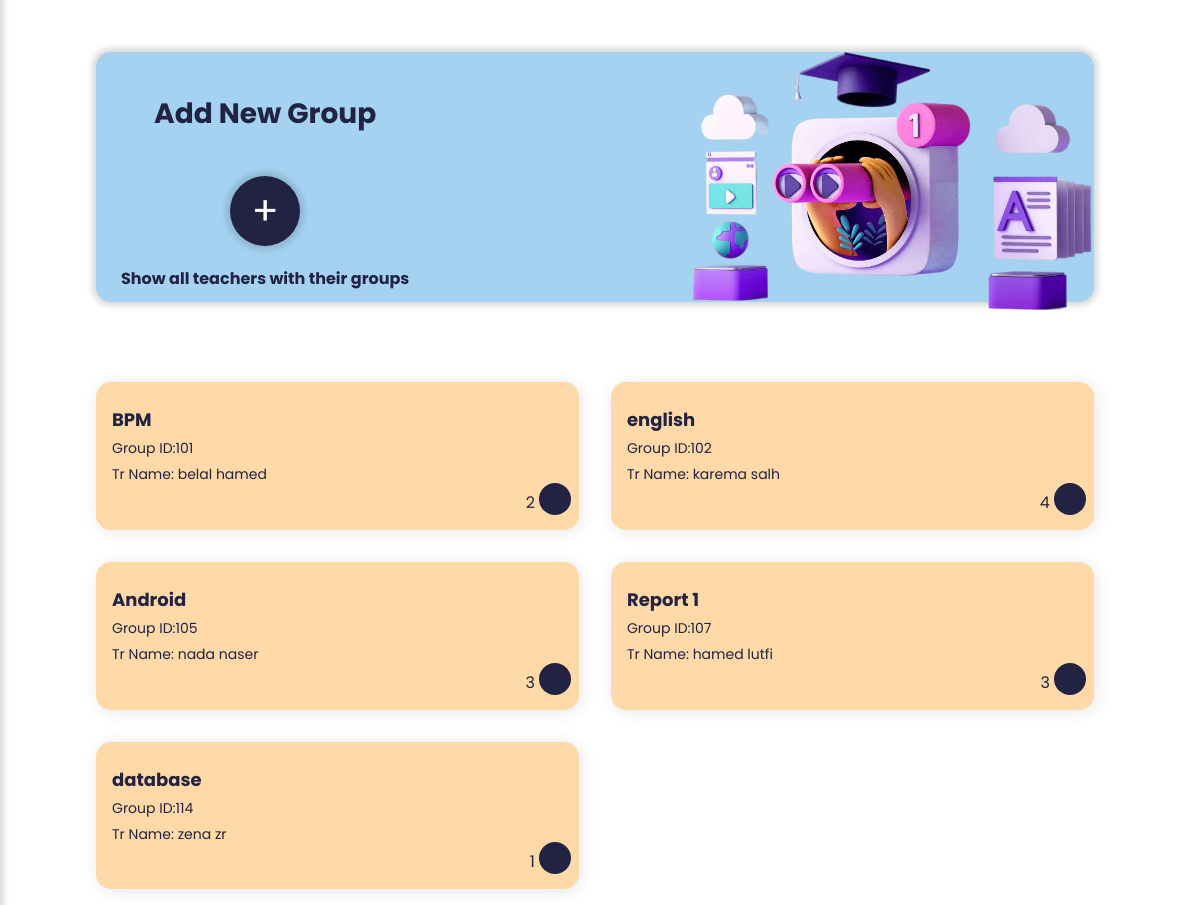
Page /UI/control_panel/groups_control_panel.php (signed in) on the committed database.
### tables this page shows
CREATE TABLE IF NOT EXISTS `groups` (
  `g_no` int(8) NOT NULL AUTO_INCREMENT,
  `tr_id` int(8) NOT NULL,
  `g_name` varchar(25) NOT NULL,
  PRIMARY KEY (`g_no`),
  KEY `tr_id` (`tr_id`)
);

CREATE TABLE IF NOT EXISTS `user` (
  `user_id` int(8) NOT NULL AUTO_INCREMENT,
  `full_name` varchar(50) NOT NULL,
  `password` varchar(225) NOT NULL,
  `u_img` varchar(225) DEFAULT NULL,
  `role` varchar(8) DEFAULT NULL,
  PRIMARY KEY (`user_id`)
);

### DataBase/db.php (called while the page is built, shortened)
<?php
require("Connection.php");
function selectAllGroupInfo(){
    global $conn;
    $sql = "SELECT *,teacher.user_id,user.full_name FROM groups,user,teacher WHERE groups.tr_id=teacher.tr_id AND teacher.user_id=user.user_id;";
    $pre=$conn->prepare($sql);
    $pre->execute();
    $records=$pre->get_result()->fetch_all(MYSQLI_ASSOC);
    return $records;
}

### UI/control_panel/groups_control_panel.php (the view, shortened to what this page needs)
<?php
$groups=selectAllGroupInfo();
?>
<!DOCTYPE html>
<ht7;l.ml lang="en">
    <head>
        <link rel="stylesheet" href="../../css/controlpanel_groups_teacher_student_files.css">
        <link rel="stylesheet" href="https://maxst.icons8.com/vue-static/landings/line-awesome/line-awesome/1.3.0/css/line-awesome.min.css">
    </head>
<body  class="b-white">
<?php include(MAIN_PATH."/common/sidebar.php");  ?>
<header class="main_icon">
</header>
<div class="main-content">
    <div class="header-box">
        <div class="header-box-content">
            <h2>Add New Group</h2><br>
            <a href="<?php echo BASE_URL . '/UI/control_panel/create_group.php' ?>">
                <button class="btn-create">+</button>
            </a>
            <h4 style="margin-top: 20px;"><a href="<?php echo BASE_URL . '/UI/control_panel/teacher_with_group_control_panel.php' ?>" style="color: #222242 ;" class="show_tr_g">Show all teachers with their groups</a></h4>
        </div>
        <img  src="../../sources/image/groups_image_3d.png" >
    </div>
    <main>
        <div class="group-cards">
        <?php foreach($groups as $key => $group):?>
                <div class="group-card">
                <a href="students_in_group_control_panel.php?g_no=<?= $group['g_no']?>">
                    <div class="group-card-info">
                        <h3><?php echo $group['g_name'] ?></h3>
                        <p>Group ID:<?php echo $group['g_no'] ?></p>
                        <p>Tr Name: <?php echo $group['full_name'] ?></p>
                    </div>
                    <div class="group-card-num">
                        <a  href="edit-groups.php?name-g=<?php echo $group['g_name'] ?>&name-t=<?php echo $group['full_name'] ?>&id=<?php echo $group['g_no']?>"></a>
                        <div class="group-card-icon">
                        </div>
                        <span class="members-num">
                            <?php
                                $g_no=$group['g_no'];
                                $sql="SELECT COUNT(*) FROM student_group,groups WHERE student_group.g_no=groups.g_no AND student_group.g_no='$g_no' ;";
                                $result = $conn->query($sql);
                                if ($result->num_rows == 1) {
                                    while($row = $result->fetch_assoc()) {
                                    $students=$row['COUNT(*)'];
                                    }
                                }
                                echo $students;
                            ?>
                        </span>
                    </div>
                </a>
                </div>
            <?php endforeach; ?>
        </div>
    </main>
 </div>
</body>
</html>

### css/controlpanel_groups_teacher_student_files.css (style rules this page uses)
* { padding: 0; margin: 0; text-decoration: none; list-style-type: none; box-sizing: border-box; font-family: "Poppins", sans-serif; }
body { overflow-x: hidden; }
a:is(:link,:active,:hover).active { font-weight: bolder; font-size: 18px; }
.main-content { margin-left:290px; width: calc(100vw - 290px); transition: margin-left 300ms; padding: 1rem 6rem; }
header { display: flex; align-items: center; }
.header-box { height: 250px; width: 99%; box-shadow: var(--shadow2); background: var(--lightblue); margin-top: 20px; border-radius: 15px; }
.header-box img { width: 420px; float: right; margin-right: 100px; }
.header-box-content { float: left; padding:25px; }
.header-box-content { text-align: center; }
.header-box-content h2 { font-size: 28px; padding: 1rem; color: var(--vdarkblue); }
.btn-create { border: none; border-radius: 100%; width: 70px; height: 70px; font-size: 40px; color: #FFFFFF; font-style: bold; background: var(--vdarkblue); box-shadow: var(--shadow2); transition : background-color 0.3s; }
main { padding-top: 3rem; }
.group-cards { display: grid; width: 99%; grid-template-columns: repeat(4,1fr); grid-gap: 0rem 2rem; }
.group-card { box-shadow: var(--shadow1); padding: 0.5rem .5rem 0rem; border-radius: 15px; background: var(--lightorange); display: flex; justify-content: center; margin-top: 2rem; transition: 0.5s; }
.group-card a { width: 85%; }
.group-card-info { width: 90%; margin: 1rem 2rem 2.8rem .5rem; }
.group-card-info h3 { font-size: 18px; color: var(--vdarkblue); }
.group-card-info p { font-size: 14px; color: var(--vdarkblue); margin-top: 5px; }
.group-card-num { position: relative; width: 15%; margin-left: 15px; }
.group-card-num a { margin-left: 2.5px; }
.group-card-icon { width: 32px; height: 32px; border-radius: 50%; display: grid; place-items: center; background: var(--vdarkblue); color: #fff; margin-left: .7rem; position: absolute; bottom: 15px; right: 0; }
.members-num { font-size: 16px; position: absolute; bottom: 15px; right: 36px; color: var(--vdarkblue); }
@media only screen and (max-width:1334px) { .header-box img { margin-top: 0rem; margin-right: .3rem; width: 440px; } }
@media only screen and (max-width:1334px) { .group-cards { grid-template-columns: repeat(2,1fr); } }
@media only screen and (max-width:1370px) { .header-box img { margin-top: 0rem; margin-right: .1rem; width: 400px; } }
@media only screen and (max-width:1370px) { .group-cards { grid-template-columns: repeat(2,1fr); } }
@media only screen and (max-width:1280px) { .main-content { width: 100vw; margin-left: 0; } }

### UI/control_panel/groups_control_panel.php (style rules this page uses)
.group-card { background:#ffd9a7; }

### rows in the picture
groups: g_name "BPM", g_no "101", user.full_name "belal hamed", students "2"
groups: g_name "english", g_no "102", user.full_name "karema salh", students "4"
groups: g_name "Android", g_no "105", user.full_name "nada naser", students "3"
groups: g_name "Report 1", g_no "107", user.full_name "hamed lutfi", students "3"
groups: g_name "database", g_no "114", user.full_name "zena zr", students "1"
